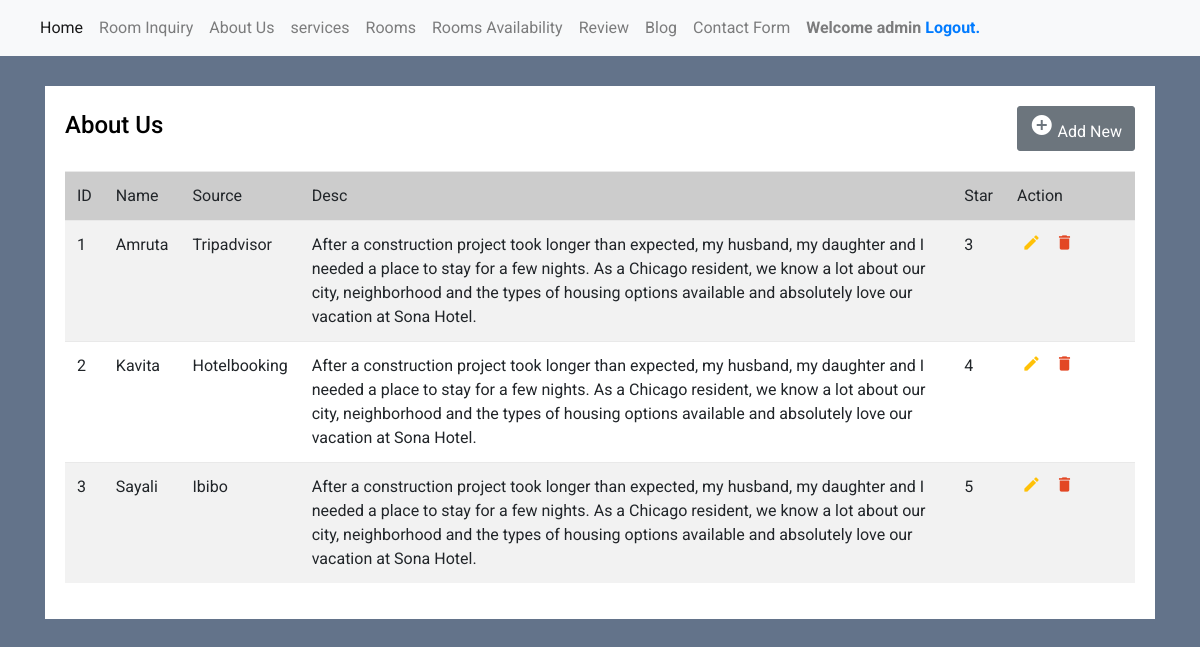
Screenshot of /admin/review.php (signed in) with the database file from the repository.
### tables this page shows
CREATE TABLE `review` (
  `id` int(11) NOT NULL,
  `review_head` varchar(50) NOT NULL,
  `review_liner` varchar(50) NOT NULL,
  `rev_desc` varchar(1000) NOT NULL,
  `rev_star` varchar(50) NOT NULL,
  `rev_name` varchar(50) NOT NULL,
  `rev_source` varchar(50) NOT NULL
);

### admin/review.php (the view, shortened to what this page needs)
<?php
include('dbconnection.php');
if(!isset($_SESSION['valid'])) {
    header('Location: index.php');
}
else
{
?>
<!DOCTYPE html>
<html lang="en">
<head>
<link rel="stylesheet" href="https://stackpath.bootstrapcdn.com/bootstrap/4.5.0/css/bootstrap.min.css">
<link rel="stylesheet" href="https://maxcdn.bootstrapcdn.com/font-awesome/4.7.0/css/font-awesome.min.css">
</head>
<body>
<nav class="navbar navbar-expand-lg navbar-light bg-light">
<div class="collapse navbar-collapse" id="navbarSupportedContent">
<ul class="navbar-nav mr-auto">
<li class="nav-item active">
<a class="nav-link" href="main.php">Home <span class="sr-only">(current)</span></a>
</li>
<li class="nav-item">
<a class="nav-link" href="room_inquiry.php">Room Inquiry</a>
</li>
<li class="nav-item">
<a class="nav-link" href="about_us.php">About Us</a>
</li>
<li class="nav-item">
<a class="nav-link" href="services.php">services</a>
</li>
<li class="nav-item">
<a class="nav-link" href="main.php">Rooms</a>
</li>
<li class="nav-item">
<a class="nav-link" href="room_availibility.php">Rooms Availability</a>
</li>
<li class="nav-item">
<a class="nav-link" href="review.php">Review</a>
</li>
<li class="nav-item">
<a class="nav-link" href="blog.php">Blog</a>
</li>
<li class="nav-item">
<a class="nav-link" href="contact.php">Contact Form</a>
</li>
<li class="nav-item">
<div class="nav-link"><b>Welcome <?php echo $_SESSION["username"]; ?> <a href="logout.php" tite="Logout">Logout.</a></b></div>
</li>
</ul>
</div>
</nav>
<div class="container-xl">
<div class="table-responsive">
<div class="table-wrapper">
<div class="table-title">
<div class="row">
<div class="col-sm-5">
<h2>About Us</h2>
</div>
<div class="col-sm-7" align="right">
<a href="insert.php" class="btn btn-secondary"><i class="material-icons">&#xE147;</i> <span>Add New</span></a>
</div>
</div>
</div>
<table class="table table-striped table-hover">
<thead>
<tr bgcolor='#CCCCCC'>
<td>ID</td>
<td>Name</td>
<td>Source</td>
<td>Desc</td>
<td>Star</td>
<td>Action</td>
</tr>
</thead>
<tbody>
<?php
$ret=mysqli_query($con,"SELECT * FROM review");
$cnt=1;
$row=mysqli_num_rows($ret);
if($row>0){
while ($row=mysqli_fetch_array($ret)) {
?>
<tr>
<td><?php echo $cnt;?></td>
<td><?php  echo $row['rev_name'];?></td>
<td><?php  echo $row['rev_source'];?></td>
<td><?php  echo $row['rev_desc'];?></td>
<td> <?php  echo $row['rev_star'];?></td>
<td>
<?php
if($_SESSION["admin_status"] == "Y")
{
    ?>
    <a href="edit_review.php?editid=<?php echo htmlentities ($row['id']);?>" class="edit" title="Edit" data-toggle="tooltip"><i class="material-icons">&#xE254;</i></a>
    <a href="main.php?delid=<?php echo ($row['id']);?>" class="delete" title="Delete" data-toggle="tooltip" onclick="return confirm('Do you really want to Delete ?');"><i class="material-icons">&#xE872;</i></a>
    <?php
}
?>
</td>
</tr>
<?php
$cnt=$cnt+1;
} } else {?>
<tr>
    <th style="text-align:center; color:red;" colspan="6">No Record Found</th>
</tr>
<?php } ?>
</tbody>
</table>
</div>
</div>
</div>
</body>
</html>
<?php
}
?>

### admin/review.php (style rules this page uses)
body { color: #fff; background: #63738a; font-family: 'Roboto', sans-serif; }
.table-responsive { margin: 30px 0; }
.table-wrapper { min-width: 1000px; background: #fff; padding: 20px; box-shadow: 0 1px 1px rgba(0,0,0,.05); }
.table-title { font-size: 15px; padding-bottom: 10px; margin: 0 0 10px; min-height: 45px; }
.table-title h2 { margin: 5px 0 0; font-size: 24px; color: black; }
table.table tr th, table.table tr td { border-color: #e9e9e9; }
table.table td:last-child { width: 130px; }
table.table td a { color: #a0a5b1; display: inline-block; margin: 0 5px; }
table.table td a.edit { color: #FFC107; }
table.table td a.delete { color: #E34724; }
table.table td i { font-size: 19px; }
.form-control, .btn { border-radius: 3px; }

### rows the page displays
review: rev_name "Amruta", rev_source "Tripadvisor", rev_desc "After a construction project took longer than expected, my husband, my daughter and I needed a place to stay for a few nights. As a Chicago resident, we know a lot about our city, neighborhood and the types of housing options available and absolutely love our vacation at Sona Hotel.", rev_star "3"
review: rev_name "Kavita", rev_source "Hotelbooking", rev_desc "After a construction project took longer than expected, my husband, my daughter and I needed a place to stay for a few nights. As a Chicago resident, we know a lot about our city, neighborhood and the types of housing options available and absolutely love our vacation at Sona Hotel.", rev_star "4"
review: rev_name "Sayali", rev_source "Ibibo", rev_desc "After a construction project took longer than expected, my husband, my daughter and I needed a place to stay for a few nights. As a Chicago resident, we know a lot about our city, neighborhood and the types of housing options available and absolutely love our vacation at Sona Hotel.", rev_star "5"

### other values shown
$_SESSION["username"] "admin"
